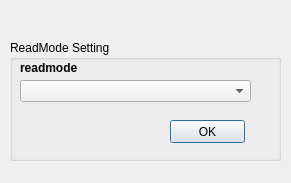
<?xml version="1.0" encoding="UTF-8"?>
<ui version="4.0">
 <class>ReadMode</class>
 <widget class="QDialog" name="ReadMode">
  <property name="geometry">
   <rect>
    <x>0</x>
    <y>0</y>
    <width>291</width>
    <height>183</height>
   </rect>
  </property>
  <property name="windowTitle">
   <string>ReadMode</string>
  </property>
  <widget class="QGroupBox" name="grpBox_readmodeSetting">
   <property name="geometry">
    <rect>
     <x>10</x>
     <y>40</y>
     <width>271</width>
     <height>121</height>
    </rect>
   </property>
   <property name="title">
    <string>ReadMode Setting</string>
   </property>
   <widget class="QPushButton" name="okpBtn_readmode">
    <property name="enabled">
     <bool>true</bool>
    </property>
    <property name="geometry">
     <rect>
      <x>160</x>
      <y>80</y>
      <width>75</width>
      <height>23</height>
     </rect>
    </property>
    <property name="text">
     <string>OK</string>
    </property>
   </widget>
   <widget class="QLabel" name="label_readmode">
    <property name="geometry">
     <rect>
      <x>10</x>
      <y>20</y>
      <width>61</width>
      <height>16</height>
     </rect>
    </property>
    <property name="font">
     <font>
      <family>Tahoma</family>
      <weight>75</weight>
      <bold>true</bold>
     </font>
    </property>
    <property name="text">
     <string>readmode</string>
    </property>
   </widget>
   <widget class="QComboBox" name="comboBox_readmode">
    <property name="geometry">
     <rect>
      <x>10</x>
      <y>40</y>
      <width>231</width>
      <height>22</height>
     </rect>
    </property>
   </widget>
  </widget>
 </widget>
 <resources/>
 <connections/>
</ui>
